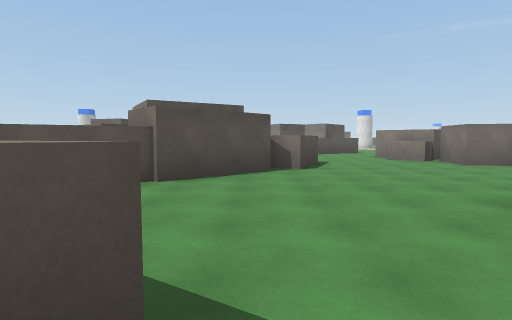
[1] (above)

22 first-person views from a walk through a Unity game level. The camera is 1.5 m above the floor, tilts 4° down and sees 80° across. The floor is counted in squares, 2 m on a side. Each view is taken from the middle of a square. On the plan, view 1 faces up. The plan holds only what a view shows up to about 10 squares ahead; the rest is blank. The place goes on beyond the plan.

[2]
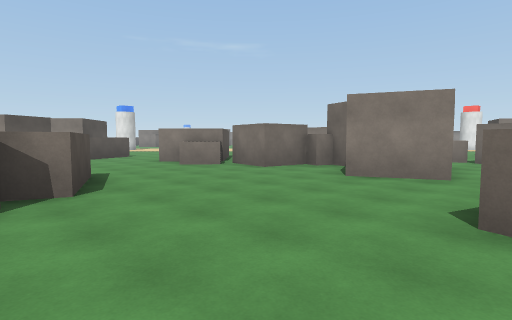

[3]
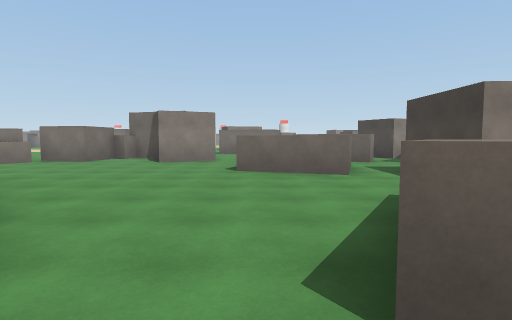

[4]
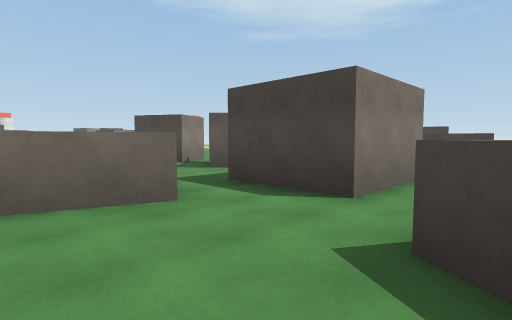

[5]
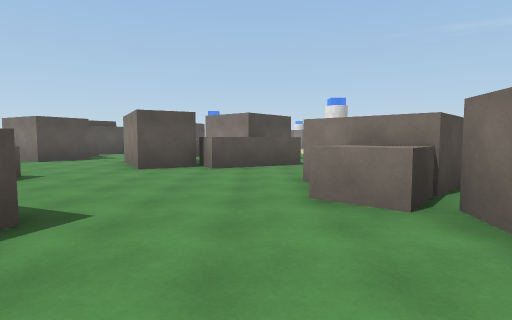

[6]
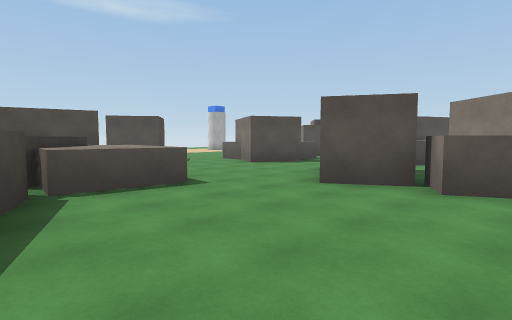

[7]
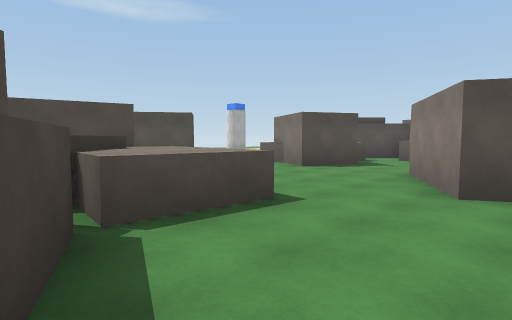

[8]
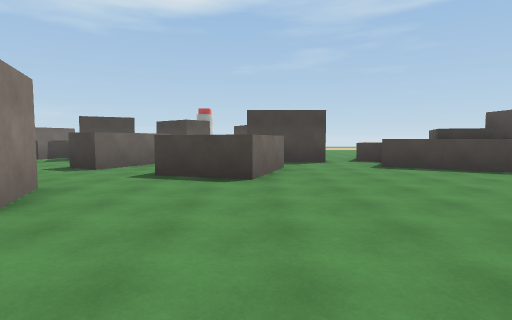

[9]
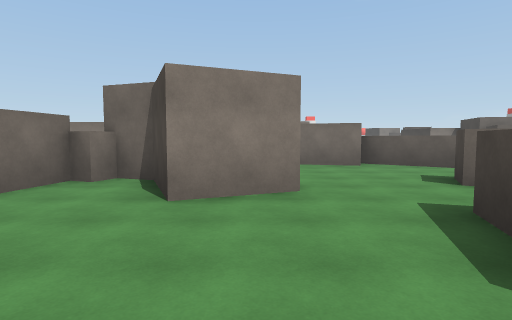

[10]
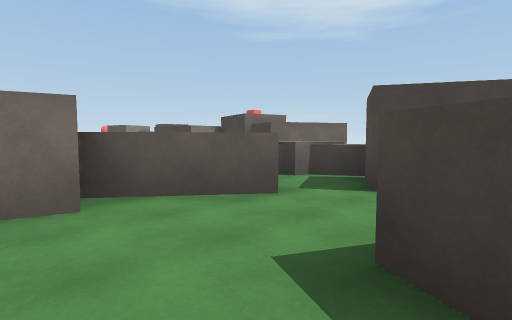

[11]
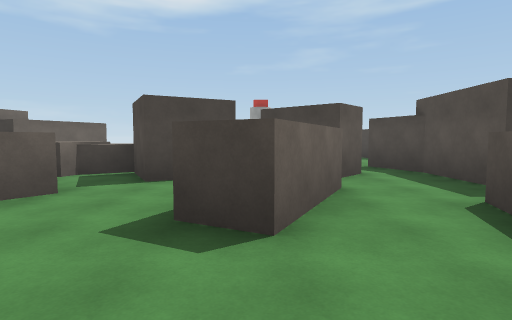

[12]
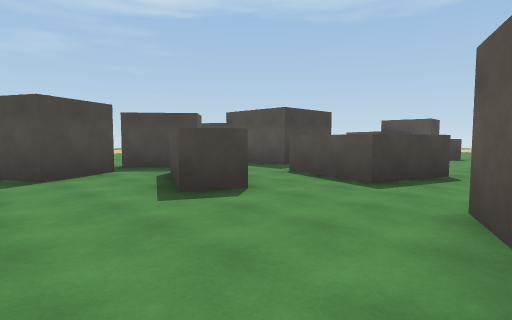

[13]
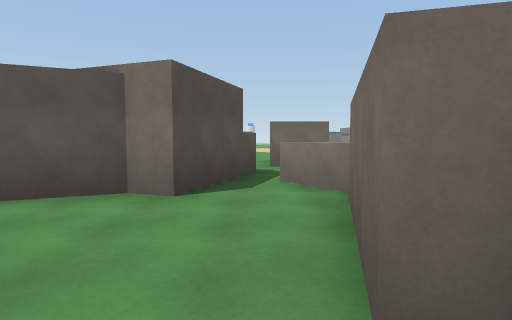

[14]
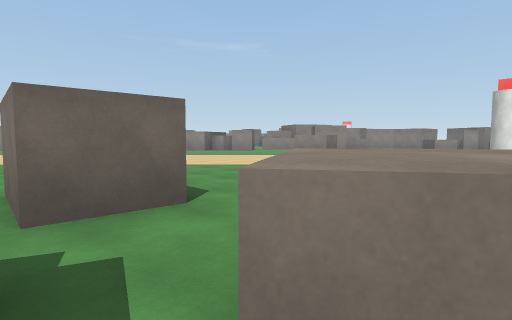

[15]
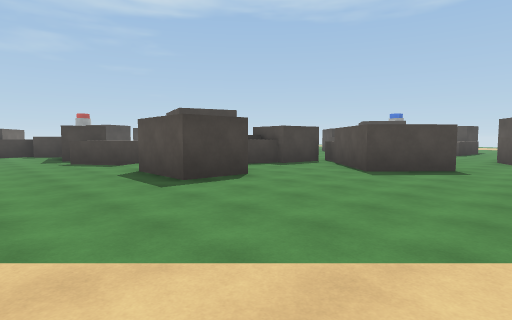

[16]
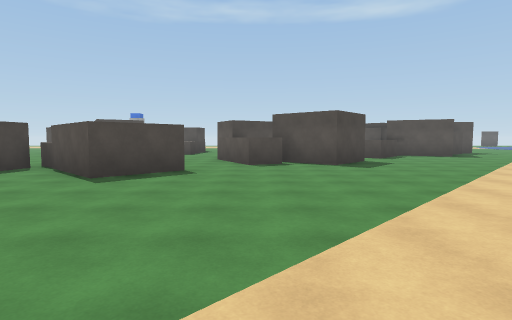

[17]
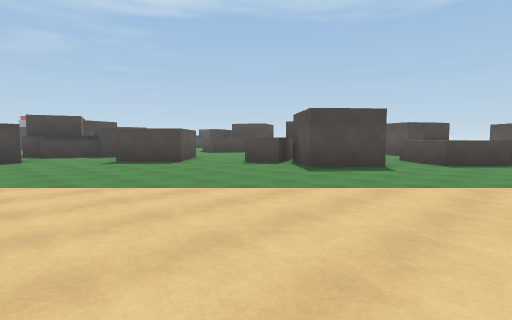

[18]
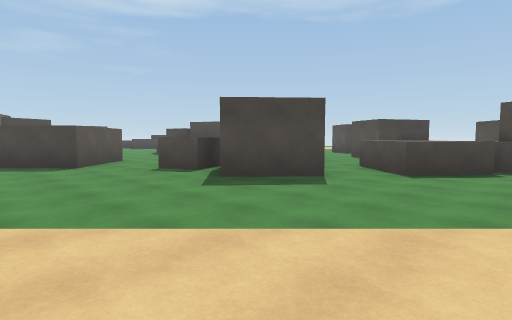

[19]
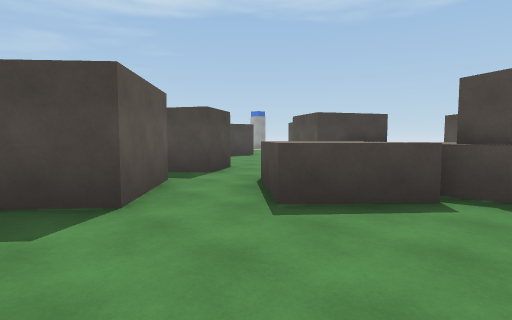

[20]
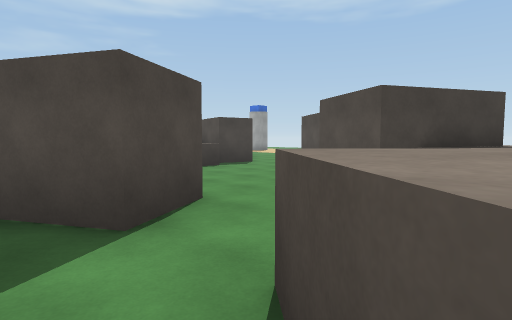

[21]
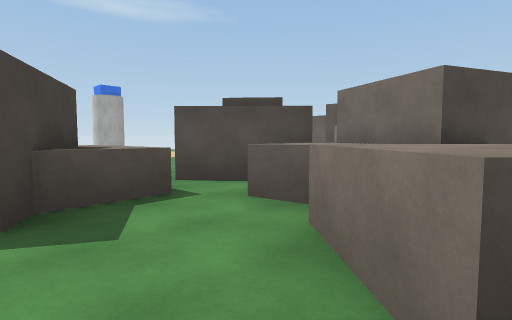

[22]
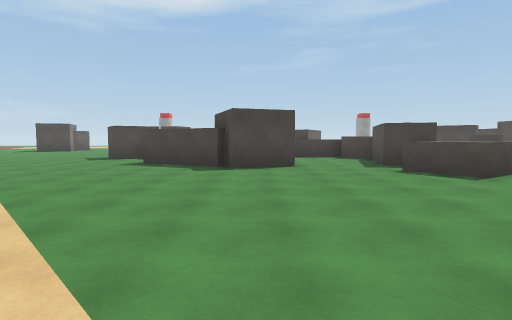

### Floor plan
Key: @ floor where view 1 was taken; # wall or solid block; x gap in a wall; . floor; ^ raised ledge; O other object.
Columns run from 4 left of view 1 to 23 right of it. Each row starts with its distance up from view 1.
 23   ^^#............
 22  #^^^^...........
 21 ##^^^^^..........
 20 ^^..^^...........
 19 ^^...^.##........
 18 ##.....###.......
 17 .#..##. #.........
 16 .....#####..........
 15 .....###............
 14 ...........#.........
 13 .^^^......###.........
 12 #^^^.....###..........
 11 ###^.....^#....##......
 10     ##....##...##.......
  9     ##....##^^...........
  8     ##......##...........
  7    ##.......##.^..........
  6  ###......####.^^..........
  5 ##........####.#...###......
  4 #..............##... ###....
  3 .......###.....##..     ....
  2  ^^....##......#
  1   ^^...##..#...#
  0 ## ^@.....##..##
 -1    ^x###...#...x
 -2     .###.#####.^
 -3      ###..### ^^^
 -4        #.        #
 -5                  #
 -6
 -7
 -8       OO

Where each view was taken, in squares from view 1:
view 1: 0 up, 0 right, facing up
view 2: 3 up, 0 right, facing up-right
view 3: 3 up, 4 left, facing right
view 4: 3 up, 1 left, facing down-right
view 5: 7 up, 4 right, facing up
view 6: 10 up, 4 right, facing up-left
view 7: 10 up, 2 right, facing up-left
view 8: 9 up, 3 right, facing down
view 9: 5 up, 2 right, facing right
view 10: 3 up, 7 right, facing down-right
view 11: 4 up, 7 right, facing down
view 12: 5 up, 10 right, facing down-left
view 13: 1 up, 10 right, facing up
view 14: 6 up, 10 right, facing up-right
view 15: 16 up, 15 right, facing down-left
view 16: 16 up, 14 right, facing left
view 17: 23 up, 12 right, facing down-left
view 18: 23 up, 9 right, facing down-left
view 19: 23 up, 5 right, facing down-left
view 20: 20 up, 2 right, facing down-left
view 21: 18 up, 1 right, facing up-left
view 22: 13 up, 16 right, facing down
